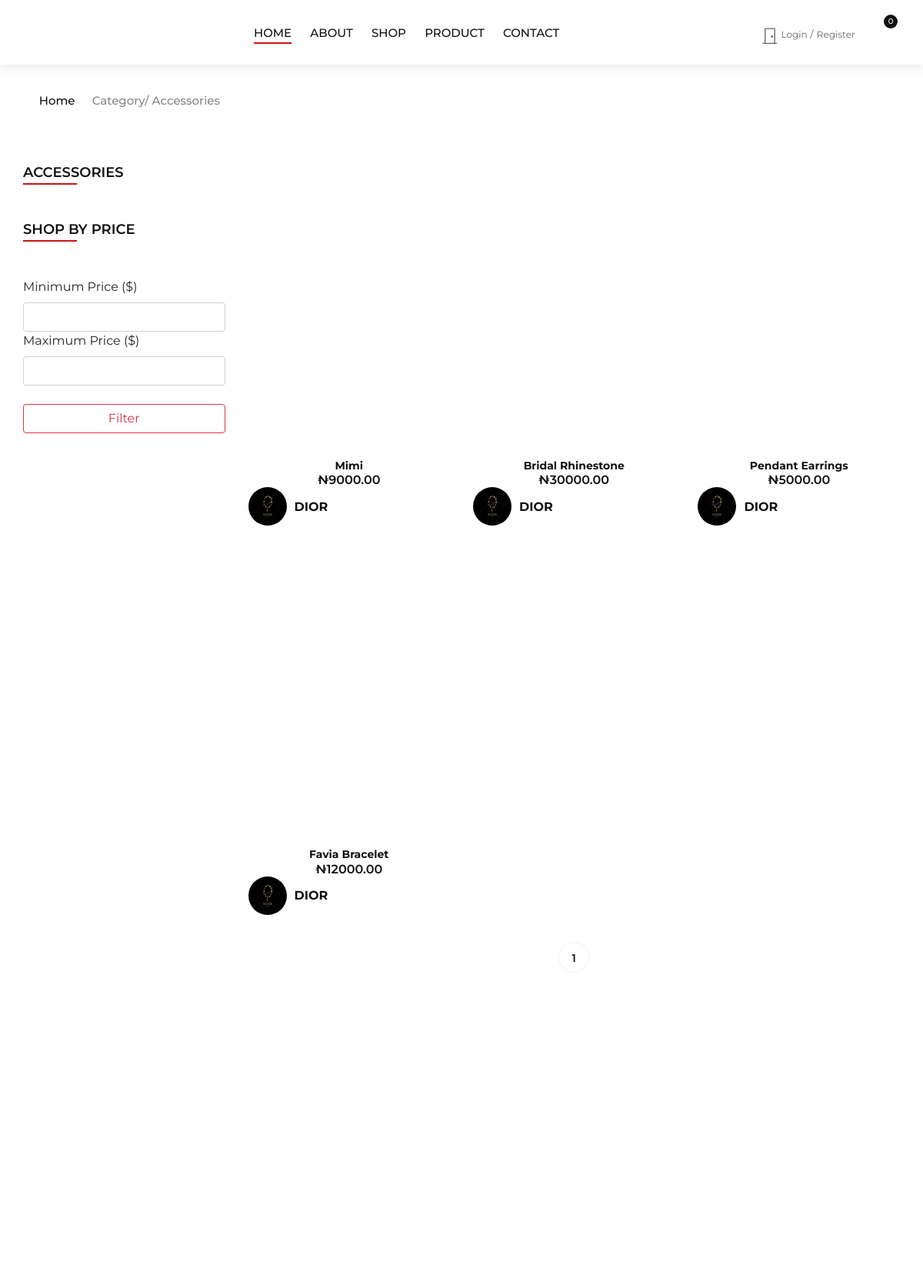
/wallet/category/accessories/ (upper part), run on an earlier commit of the app's database.
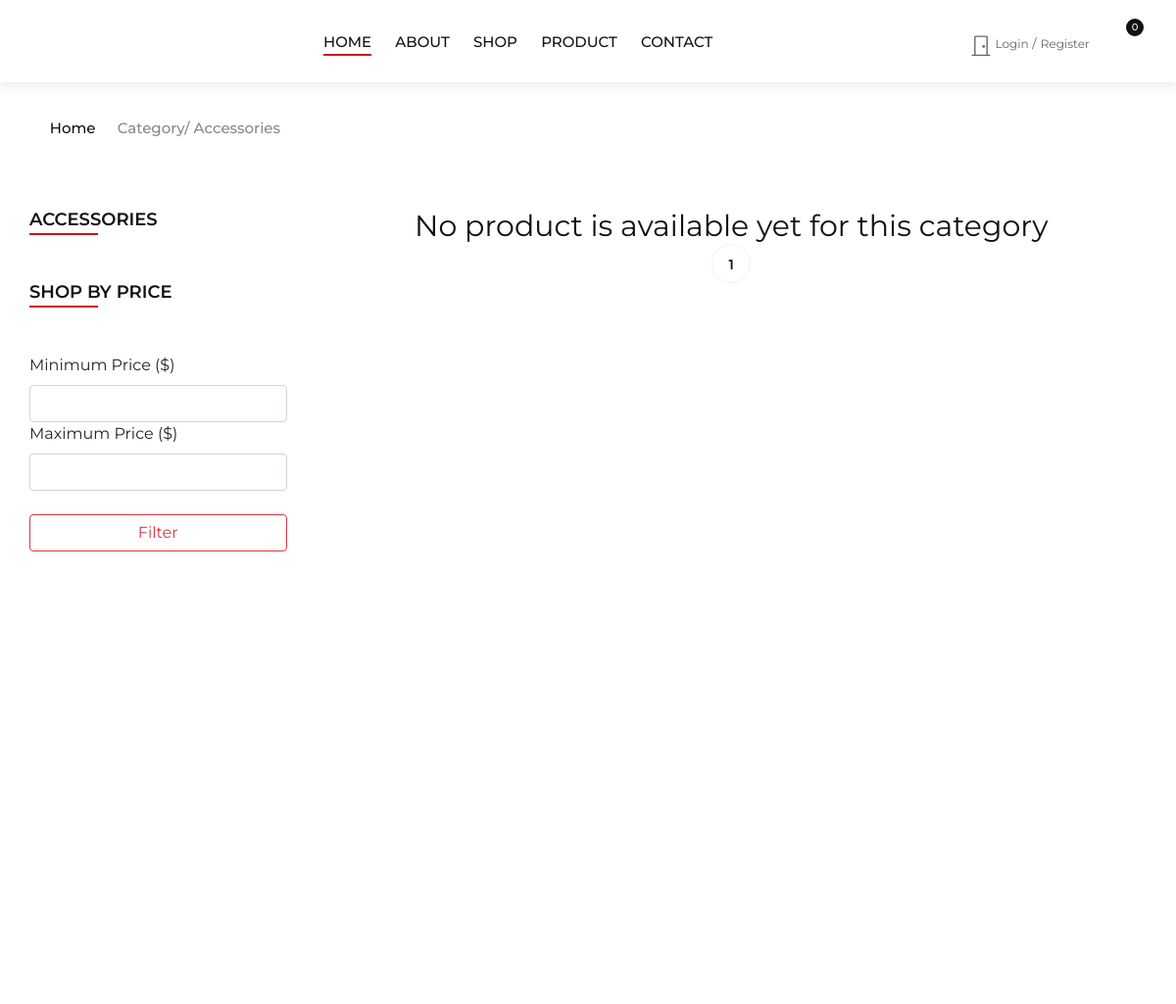
And on a later commit of the database.
### walletapp/models.py (models this page shows, shortened)
class Products(models.Model):
    user = models.ForeignKey(settings.AUTH_USER_MODEL, on_delete=models.CASCADE)
    shop_name = models.ForeignKey(Shop, verbose_name='Shop Name', on_delete=models.CASCADE, related_name='products')
    category = models.ForeignKey(Categories, on_delete=models.CASCADE, null=True, blank=True)
    product_image1 = models.ImageField(upload_to='products/', null=True, blank=True)
    product_name = models.CharField(max_length=100)
    slug = models.SlugField(max_length=300)
    price = models.DecimalField(verbose_name='Price', max_digits=10, decimal_places=2)
    no_of_stock = models.PositiveIntegerField(verbose_name='Number of stocks')
    in_stock = models.BooleanField(default=True)
    content = HTMLField()
    best_seller_product = models.BooleanField(null=True, blank=True)
    hot_trend= models.BooleanField(null=True)
    created_at = models.DateTimeField(auto_now_add=True, null=True)
    uploaded_at = models.DateTimeField(auto_now=True)
    users_wishlist = models.ManyToManyField(settings.AUTH_USER_MODEL, related_name="user_wishlist", blank=True)
    objects = models.Manager()
    products = models.Manager()
    class Meta:
        verbose_name_plural='Products'
        ordering = ('-created_at',)
    def show_image1(self):
        if self.product_image1:
            return self.product_image1.url
    def get_absolute_url(self):
        return reverse('walletapp:product_detail', args=[self.slug])

class Shop(models.Model):
    FEATURE = 'Feature'
    NO_FEATURE = 'No Feature'
    CHOOSE = ''
    APPEAR_HOME_FIELD=[
        (FEATURE, 'Appear on home'),
        (NO_FEATURE, "Don't show on home"),
        (CHOOSE, 'Please Choose')
    ]
    shop_name = models.CharField(max_length=100, verbose_name='Shop Name')
    slug = models.SlugField(unique=True)
    user = models.ForeignKey(settings.AUTH_USER_MODEL, on_delete=models.CASCADE)
    address = models.CharField(max_length=500, verbose_name='Address')
    email = models.EmailField(null=True, blank=True, verbose_name='Shop Email')
    shop_image = models.ImageField(upload_to='shop-images', null=True, blank=True)
    instagram = models.URLField(null=True, blank=True, verbose_name='Shop Instagram', help_text="The Instagram must be of the shop, not personal")
    phone_number = models.CharField(max_length=20, null=True, blank=True)
    shop_bio= HTMLField()
    category = models.ForeignKey('Categories', on_delete=models.CASCADE)
    appear_home = models.CharField(max_length=50, choices=APPEAR_HOME_FIELD, default=CHOOSE)
    featured_shop = models.BooleanField()
    popular_shop = models.BooleanField(null=True)
    monday_start_time = models.TimeField(null=True, blank=True)
    monday_end_time = models.TimeField(null=True, blank=True)
    tuesday_start_time = models.TimeField(null=True, blank=True)
    tuesday_end_time = models.TimeField(null=True, blank=True)
    wednesday_start_time = models.TimeField(null=True, blank=True)
    wednesday_end_time = models.TimeField(null=True, blank=True)
    thursday_start_time = models.TimeField(null=True, blank=True)
    thursday_end_time = models.TimeField(null=True, blank=True)
    friday_start_time = models.TimeField(null=True, blank=True)
    friday_end_time = models.TimeField(null=True, blank=True)
    saturday_start_time = models.TimeField(null=True, blank=True)
    saturday_end_time = models.TimeField(null=True, blank=True)
    sunday_start_time = models.TimeField(null=True, blank=True)
    sunday_end_time = models.TimeField(null=True, blank=True)
    created_at = models.DateTimeField(auto_now_add=True)
    uploaded_at = models.DateTimeField(auto_now=True)
    class Meta():
        verbose_name_plural = 'Shops'
    def shop_img(self):
        if self.shop_image:
          return self.shop_image.url
        else:
            return '/static/uploads/logo/1641903359_favicon2.png'

### walletapp/views.py (the view)
# urls.py: path('category/<slug:category_slug>/', views.category_list, name='single_cat'),
def category_list(request, category_slug=None):
    category = get_object_or_404(Categories, slug=category_slug)
    products = Products.objects.filter(category__in=Categories.objects.get(slug=category_slug).get_descendants(include_self=True))
    form = PriceFilterForm(request.GET)
    if form.is_valid():
        min_price = form.cleaned_data['min_price']
        max_price = form.cleaned_data['max_price']
        if min_price:
            products = products.filter(price__gte=min_price)
        if max_price:
            products = products.filter(price__lte=max_price)
    paginator = Paginator(products, 6)
    page = request.GET.get('page')
    try:
        products = paginator.page(page)
    except PageNotAnInteger:
        products = paginator.page(1)
    except EmptyPage:
        products = paginator.page(paginator.num_pages)
    context = {
        'products': products,
        'form': form,
        'category': category,
    }
    return render(request, "category.html", context)

### walletapp/forms.py
class PriceFilterForm(forms.Form):
    min_price = forms.DecimalField(decimal_places=2, required=False, widget=forms.TextInput(
            attrs={'class': 'form-control mb-3', 'placeholder': '', 'class':'form-control',}))
    max_price = forms.DecimalField(decimal_places=2, required=False, widget=forms.TextInput(
            attrs={'class': 'form-control mb-3', 'placeholder': '', 'class':'form-control',}))
    model = Products

### basket/basket.py (called while the page is built)
    def __len__(self):
        return sum(item['qty'] for item in self.basket.values())

### basket/context_processor.py (called while the page is built)
def basket(request):
    return { 'basket' : Basket(request) }

### templates/category.html (shortened to what the changed rows need)
{% extends "base.html" %}
{% load static %}
{% block content %}
    <section class="shop spad">
        <div class="container">
            <div class="row">
                <div class="col-lg-9 col-md-9">
                    <div class="row">
                        {% if not products %}
                        <h3 class="text-center"> No product is available yet for this category</h3>
                        {% else%}
                        {% for product in products %}
                        <div class="col-lg-4 col-md-6">
                            <div class="product__item">
                                <div class="product__item__pic set-bg" data-setbg="{{ product.show_image1 }}">
                                    <ul class="product__hover">
                                    </ul>
                                </div>
                                <div class="product__item__text">
                                    <h6><a href="{{ product.get_absolute_url }}"><strong>{{ product.product_name }}</strong></a></h6>
                                    <h6 class="product__price">&#8358;{{ product.price }}</h6>
                                    <div class="shop-info1">
                                        <img src="{{ product.shop_name.shop_img }}" class="shop-img img-fluid img-rounded" alt="{{ product.shop_name.shop_name }}">
                                        <h6 class="shop-name"><strong>{{ product.shop_name.shop_name }}</strong></h6>
                                    </div>
                                </div>
                            </div>
                        </div>
                        {% empty %}
                                <h3 class="text-center"> No product is available with this price range</h3>
                        {% endfor %}
                        {% endif %}
                        <div class="col-lg-12 text-center">
                            <div class="pagination__option">
                                <ul class="pagination justify-content-center">
                                  {% for page_num in products.paginator.page_range %}
                                    {% if products.number == page_num %}
                                      <li class="page-item active"><a class="current-page" href="#">{{ page_num }}</a></li>
                                    {% else %}
                                      <li class="page-item"><a class="current-page" href="?page={{ page_num }}">{{ page_num }}</a></li>
                                    {% endif %}
                                  {% endfor %}
                                </ul>
                            </div>
                        </div>
                    </div>
                </div>
            </div>
        </div>
    </section>
{% endblock %}

What changed in the data, as far as the page shows it:
removed Products: product_name "Mimi", price "9000.00", shop_name.shop_img (picture), shop_name.shop_name "DIOR"
removed Products: product_name "Bridal Rhinestone", price "30000.00", shop_name.shop_img (picture), shop_name.shop_name "DIOR"
removed Products: product_name "Pendant Earrings", price "5000.00", shop_name.shop_img (picture), shop_name.shop_name "DIOR"
removed Products: product_name "Favia Bracelet", price "12000.00", shop_name.shop_img (picture), shop_name.shop_name "DIOR"
Also different on the page:
text now shown: "No product is available yet for this category"
